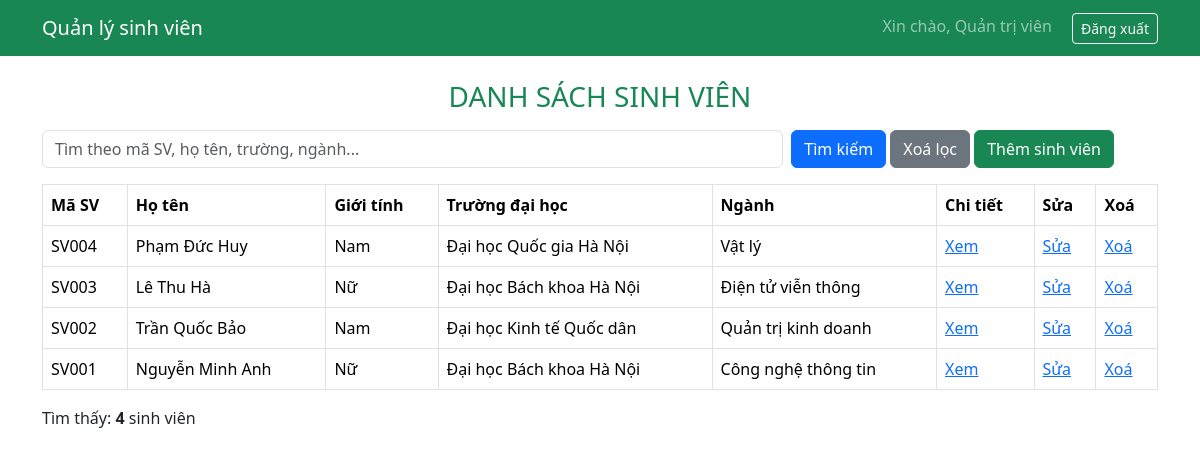
Screenshot of /public/index.php?controller=home (signed in) with the database file from the repository.
### tables this page shows
CREATE TABLE students (
    id INT AUTO_INCREMENT PRIMARY KEY,
    code VARCHAR(20) NOT NULL UNIQUE,    
    name VARCHAR(100) NOT NULL,          
    gender TINYINT NOT NULL DEFAULT 1,   
    birthday DATE NULL,
    email VARCHAR(100),
    phone VARCHAR(20),
    university VARCHAR(150),             
    major VARCHAR(100),                  
    address VARCHAR(255)
);

### app/controllers/HomeController.php (called while the page is built)
<?php
require_once APP_ROOT . '/app/services/StudentService.php';
class HomeController
{
    public function index()
    {
        $keyword = isset($_GET['keyword']) ? trim($_GET['keyword']) : '';
        $studentService = new StudentService();
        $students = $studentService->getAllStudents($keyword);
        include APP_ROOT . '/app/views/home/index.php';
    }
}

### app/services/StudentService.php (called while the page is built, shortened)
<?php
require_once APP_ROOT . '/app/models/Student.php';
class StudentService
{
    private function makeStudent($row)
    {
        return new Student(
            $row['id'],
            $row['code'],
            $row['name'],
            $row['gender'],
            $row['birthday'],
            $row['email'],
            $row['phone'],
            $row['university'],
            $row['major'],
            $row['address']
        );
    }
    public function getAllStudents($keyword = '')
    {
        $students = [];
        $dbConnection = new DBConnection();
        $conn = $dbConnection->getConnection();
        if ($keyword == '') {
            $sql = "SELECT * FROM students ORDER BY id DESC";
            $stmt = $conn->prepare($sql);
            $stmt->execute();
        }
        while ($row = $stmt->fetch()) {
            $students[] = $this->makeStudent($row);
        }
        return $students;
    }
}

### app/models/Student.php (called while the page is built, shortened)
<?php
class Student
{
    private $id;
    private $code;
    private $name;
    private $gender;
    private $university;
    private $major;
    public function __construct($id, $code, $name, $gender, $birthday, $email, $phone, $university, $major, $address)
    {
        $this->id = $id;
        $this->code = $code;
        $this->name = $name;
        $this->gender = $gender;
        $this->university = $university;
        $this->major = $major;
    }
    public function getId() { return $this->id; }
    public function getCode() { return $this->code; }
    public function getName() { return $this->name; }
    public function getUniversity() { return $this->university; }
    public function getMajor() { return $this->major; }
    public function getGenderText()
    {
        return $this->gender == 1 ? 'Nam' : 'Nữ';
    }
}

### app/views/home/index.php (the view, shortened to what this page needs)
<?php include APP_ROOT . '/app/views/layout/header.php'; ?>
<h3 class="text-center text-uppercase text-success mb-3">Danh sách sinh viên</h3>
<form method="get" action="" class="row g-2 mb-3">
    <div class="col-md-8">
        <input type="text" name="keyword" class="form-control"
               placeholder="Tìm theo mã SV, họ tên, trường, ngành..." value="<?= $keyword ?>">
    </div>
    <div class="col-md-4">
        <button type="submit" class="btn btn-primary">Tìm kiếm</button>
        <a href="?controller=home" class="btn btn-secondary">Xoá lọc</a>
        <a href="?controller=addStudent" class="btn btn-success">Thêm sinh viên</a>
    </div>
</form>
<table class="table table-bordered">
    <thead>
        <tr>
            <th>Mã SV</th>
            <th>Họ tên</th>
            <th>Giới tính</th>
            <th>Trường đại học</th>
            <th>Ngành</th>
            <th>Chi tiết</th>
            <th>Sửa</th>
            <th>Xoá</th>
        </tr>
    </thead>
    <tbody>
        <?php
        if (!empty($students)) {
            foreach ($students as $student) {
        ?>
                <tr>
                    <td><?= $student->getCode() ?></td>
                    <td><?= $student->getName() ?></td>
                    <td><?= $student->getGenderText() ?></td>
                    <td><?= $student->getUniversity() ?></td>
                    <td><?= $student->getMajor() ?></td>
                    <td><a href="?controller=detailStudent&id=<?= $student->getId() ?>">Xem</a></td>
                    <td><a href="?controller=editStudent&id=<?= $student->getId() ?>">Sửa</a></td>
                    <td><a href="?controller=deleteStudent&id=<?= $student->getId() ?>">Xoá</a></td>
                </tr>
        <?php
            }
        } else {
            echo '<tr><td colspan="8" class="text-center">Không tìm thấy sinh viên nào</td></tr>';
        }
        ?>
    </tbody>
</table>
<p>Tìm thấy: <b><?= count($students) ?></b> sinh viên</p>
<?php include APP_ROOT . '/app/views/layout/footer.php'; ?>

### public/index.php (shortened to what this page needs)
<?php
require_once APP_ROOT . '/app/controllers/HomeController.php';
$controller = isset($_GET['controller']) ? $_GET['controller'] : 'home';
$id = isset($_GET['id']) ? $_GET['id'] : null;
$userController = new UserController();
$homeController = new HomeController();
$studentController = new StudentController();
if ($controller == 'login') {
    $userController->login();
} else if ($controller == 'register') {
    $userController->register();
} else if ($controller == 'logout') {
    $userController->logout();
}
else if (!isset($_SESSION['user'])) {
    header('Location: ?controller=login');
}
else if ($controller == 'home') {
    $homeController->index();
} else if (isset($_POST['btn_create'])) {
    $studentController->store();
} else if ($controller == 'addStudent') {
    $studentController->add();
} else if ($controller == 'detailStudent') {
    $studentController->detail($id);
} else if (isset($_POST['btn_update'])) {
    $studentController->update($id);
} else if ($controller == 'editStudent') {
    $studentController->edit($id);
} else if (isset($_POST['btn_delete'])) {
    $studentController->destroy($id);
} else if ($controller == 'deleteStudent') {
    $studentController->delete($id);
}

### app/views/layout/header.php (shortened to what this page needs)
<!DOCTYPE html>
<html lang="vi">
<head>
    <link href="https://cdn.jsdelivr.net/npm/bootstrap@5.3.3/dist/css/bootstrap.min.css" rel="stylesheet">
</head>
<body>
    <nav class="navbar navbar-dark bg-success">
        <div class="container">
            <a class="navbar-brand" href="?controller=home">Quản lý sinh viên</a>
            <div>
                <span class="navbar-text me-3">Xin chào, <?= $_SESSION['user'] ?></span>
                <a class="btn btn-outline-light btn-sm" href="?controller=logout">Đăng xuất</a>
            </div>
        </div>
    </nav>
    <div class="container mt-4">

### app/views/layout/footer.php
    </div>
</body>
</html>

### rows the page displays
students: code "SV004", name "Phạm Đức Huy", gender "Nam", university "Đại học Quốc gia Hà Nội", major "Vật lý"
students: code "SV003", name "Lê Thu Hà", gender "Nữ", university "Đại học Bách khoa Hà Nội", major "Điện tử viễn thông"
students: code "SV002", name "Trần Quốc Bảo", gender "Nam", university "Đại học Kinh tế Quốc dân", major "Quản trị kinh doanh"
students: code "SV001", name "Nguyễn Minh Anh", gender "Nữ", university "Đại học Bách khoa Hà Nội", major "Công nghệ thông tin"

### other values shown
$_SESSION['user'] "Quản trị viên"
count($students) "4"
